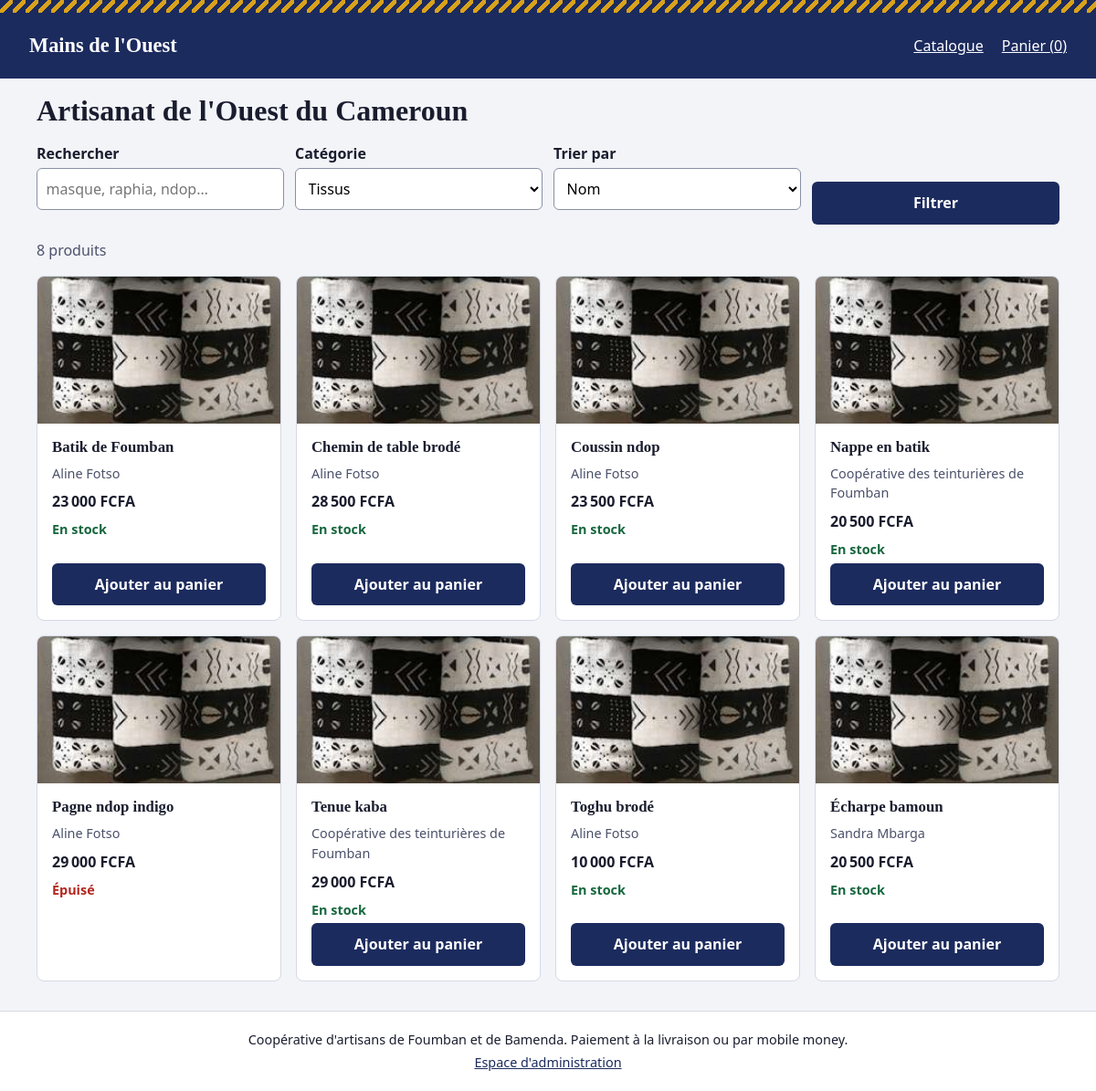
The page /?categorie=3 on the database its author committed.
### tables this page shows
CREATE TABLE produits (
    id           INTEGER PRIMARY KEY AUTOINCREMENT,
    nom          TEXT    NOT NULL,
    categorie_id INTEGER NOT NULL REFERENCES categories(id),
    description  TEXT    NOT NULL DEFAULT '',
    prix         INTEGER NOT NULL CHECK (prix > 0),
    stock        INTEGER NOT NULL DEFAULT 0 CHECK (stock >= 0),
    image        TEXT    NOT NULL DEFAULT 'img/defaut.jpg',
    artisan      TEXT    NOT NULL,
    actif        INTEGER NOT NULL DEFAULT 1 CHECK (actif IN (0, 1))
);

### app.py (the view)
@app.route("/")
def catalogue():
    categorie = request.args.get("categorie", type=int)
    tri = request.args.get("tri", "nom")
    if tri not in TRIS:
        tri = "nom"
    recherche = request.args.get("q", "").strip()[:60]
    categories = get_db().execute("SELECT * FROM categories ORDER BY nom").fetchall()
    produits = chercher_produits(categorie, recherche, tri)
    return render_template("catalogue.html", produits=produits, categories=categories,
                           categorie=categorie, tri=tri, recherche=recherche)

### app.py (called while the page is built)
def get_db():
    if "db" not in g:
        g.db = sqlite3.connect(CHEMIN_BASE)
        g.db.row_factory = sqlite3.Row
        g.db.execute("PRAGMA foreign_keys = ON")
    return g.db

@app.teardown_appcontext
def fermer_db(_erreur):
    db = g.pop("db", None)
    if db is not None:
        db.close()

@app.before_request
def verifier_csrf():
    if request.method == "POST":
        attendu = session.get("csrf", "")
        recu = request.form.get("csrf", "")
        if not attendu or not secrets.compare_digest(attendu, recu):
            abort(400)

@app.context_processor
def contexte_commun():
    if "csrf" not in session:
        session["csrf"] = secrets.token_hex(16)
    return {"csrf": session["csrf"], "admin_connecte": "admin_id" in session,
            "MODES_PAIEMENT": MODES_PAIEMENT, "SEUIL": SEUIL_ALERTE_STOCK}

@app.after_request
def en_tetes_securite(reponse):
    reponse.headers["X-Content-Type-Options"] = "nosniff"
    reponse.headers["Content-Security-Policy"] = (
        "default-src 'self'; img-src 'self' data:; frame-ancestors 'none'")
    return reponse

@app.template_filter("fcfa")
def filtre_fcfa(montant):
    return f"{int(montant):,}".replace(",", "\u202f") + "\u00a0FCFA"

def chercher_produits(categorie=None, recherche="", tri="nom", ids=None, artisan=None):
    sql = ("SELECT p.*, c.nom AS categorie FROM produits p "
           "JOIN categories c ON c.id = p.categorie_id WHERE p.actif = 1")
    params = []
    if categorie:
        sql += " AND p.categorie_id = ?"
        params.append(categorie)
    if recherche:
        sql += " AND (p.nom LIKE ? OR p.description LIKE ? OR p.artisan LIKE ?)"
        params += [f"%{recherche}%"] * 3
    if artisan:
        sql += " AND p.artisan = ?"
        params.append(artisan)
    if ids:
        sql += " AND p.id IN (%s)" % ",".join("?" * len(ids))  # seuls des « ? » sont insérés
        params += ids
    sql += " ORDER BY " + TRIS.get(tri, TRIS["nom"])
    return get_db().execute(sql, params).fetchall()

### templates/catalogue.html (shortened to what this page needs)
{% extends "base.html" %}
{% block contenu %}
<h1>Artisanat de l'Ouest du Cameroun</h1>
<form class="filtres" method="get" action="{{ url_for('catalogue') }}" role="search">
  <div class="champ">
    <label for="q">Rechercher</label>
    <input type="search" id="q" name="q" value="{{ recherche }}" maxlength="60" placeholder="masque, raphia, ndop…">
  </div>
  <div class="champ">
    <label for="categorie">Catégorie</label>
    <select id="categorie" name="categorie">
      {% for c in categories %}
      <option value="{{ c.id }}" {% if c.id == categorie %}selected{% endif %}>{{ c.nom }}</option>
      {% endfor %}
    </select>
  </div>
  <div class="champ">
    <label for="tri">Trier par</label>
    <select id="tri" name="tri">
      <option value="nom" {% if tri == 'nom' %}selected{% endif %}>Nom</option>
    </select>
  </div>
  <button type="submit" class="bouton">Filtrer</button>
</form>
{% if produits %}
<p class="compte">{{ produits|length }} produit{{ 's' if produits|length > 1 }}</p>
<div class="grille">
  {% for p in produits %}{% include "_carte_produit.html" %}{% endfor %}
</div>
{% else %}
<p>Aucun produit ne correspond à votre recherche. <a href="{{ url_for('catalogue') }}">Voir tout le catalogue</a>.</p>
{% endif %}
{% endblock %}

### templates/_carte_produit.html
<article class="produit-carte">
  <a href="{{ url_for('produit', produit_id=p.id) }}">
    <img src="{{ url_for('static', filename=p.image) }}" alt="{{ p.nom }}, par {{ p.artisan }}" width="400" height="300" loading="lazy">
  </a>
  <div class="produit-infos">
    <h3><a href="{{ url_for('produit', produit_id=p.id) }}">{{ p.nom }}</a></h3>
    <p class="artisan">{{ p.artisan }}</p>
    <p class="prix">{{ p.prix|fcfa }}</p>
    {% if p.stock > 0 %}
    <p class="stock stock-ok">En stock</p>
    <button type="button" class="bouton" data-ajouter="{{ p.id }}" data-stock="{{ p.stock }}">Ajouter au panier</button>
    {% else %}
    <p class="stock stock-vide">Épuisé</p>
    {% endif %}
  </div>
</article>

### static/css/style.css (style rules this page uses)
:root { --indigo: #1c2b5e; --encre: #1a1d2e; --fond: #f2f4f8; --surface: #ffffff; --raphia: #d9a21b; --trait: #d5d9e4; --ok: #17673f; --alerte: #b3261e; --police-titre: "Palatino Linotype", Palatino, "Book Antiqua", Georgia, serif; --police-texte: system-ui, -apple-system, "Segoe UI", Roboto, sans-serif; }
*, *::before, *::after { box-sizing: border-box; }
body { margin: 0; font-family: var(--police-texte); color: var(--encre); background: var(--fond); line-height: 1.5; }
h1, h2, h3, .logo { font-family: var(--police-titre); line-height: 1.2; }
h1 { font-size: 1.6rem; margin: 1rem 0; }
h3 { font-size: 1.05rem; margin: .25rem 0; }
a { color: var(--indigo); }
img { max-width: 100%; height: auto; display: block; }
.bouton { display: inline-block; background: var(--indigo); color: #fff; border: 0; border-radius: 6px; padding: .7rem 1.1rem; font: inherit; font-weight: 600; cursor: pointer; text-decoration: none; min-height: 44px; }
.champ { display: flex; flex-direction: column; gap: .25rem; margin-bottom: 1rem; }
label, legend { font-weight: 600; }
input[type=text], input[type=search], input[type=tel], input[type=number], input[type=password], input[type=date], select, textarea { font: inherit; padding: .6rem; border: 1px solid #8a90a6; border-radius: 6px; background: #fff; width: 100%; min-height: 44px; }
.filtres { display: grid; gap: .75rem; align-items: end; margin-bottom: 1rem; }
.grille { display: grid; gap: 1rem; grid-template-columns: 1fr; }
.produit-carte { background: var(--surface); border: 1px solid var(--trait); border-radius: 8px; overflow: hidden; display: flex; flex-direction: column; }
.produit-infos { padding: .75rem 1rem 1rem; display: flex; flex-direction: column; gap: .25rem; flex: 1; }
.produit-infos .bouton { margin-top: auto; }
.produit-infos h3 a { text-decoration: none; color: var(--encre); }
.artisan { margin: 0; color: #4b516a; font-size: .9rem; }
.prix { font-weight: 700; margin: .25rem 0; }
.stock { margin: 0; font-weight: 600; font-size: .9rem; }
.stock-ok { color: var(--ok); }
.stock-vide { color: var(--alerte); }
.compte { color: #4b516a; }
@media (min-width: 40em) { h1 { font-size: 2rem; } }
@media (min-width: 40em) { .grille { grid-template-columns: repeat(2, 1fr); } }
@media (min-width: 40em) { .filtres { grid-template-columns: repeat(auto-fit, minmax(10rem, 1fr)); } }
@media (min-width: 64em) { .grille { grid-template-columns: repeat(4, 1fr); } }

### rows shown on the page
produits: image (picture), nom "Batik de Foumban", artisan "Aline Fotso", prix|fcfa "23 000 FCFA"
produits: image (picture), nom "Chemin de table brodé", artisan "Aline Fotso", prix|fcfa "28 500 FCFA"
produits: image (picture), nom "Coussin ndop", artisan "Aline Fotso", prix|fcfa "23 500 FCFA"
produits: image (picture), nom "Nappe en batik", artisan "Coopérative des teinturières de Foumban", prix|fcfa "20 500 FCFA"
produits: image (picture), nom "Pagne ndop indigo", artisan "Aline Fotso", prix|fcfa "29 000 FCFA", stock "Épuisé"
produits: image (picture), nom "Tenue kaba", artisan "Coopérative des teinturières de Foumban", prix|fcfa "29 000 FCFA"
produits: image (picture), nom "Toghu brodé", artisan "Aline Fotso", prix|fcfa "10 000 FCFA"
produits: image (picture), nom "Écharpe bamoun", artisan "Sandra Mbarga", prix|fcfa "20 500 FCFA"

### other values the page prints
{{ produits|length }} "8"
{{ 's' if produits|length > 1 }} "s"
form field categorie "Tissus"
